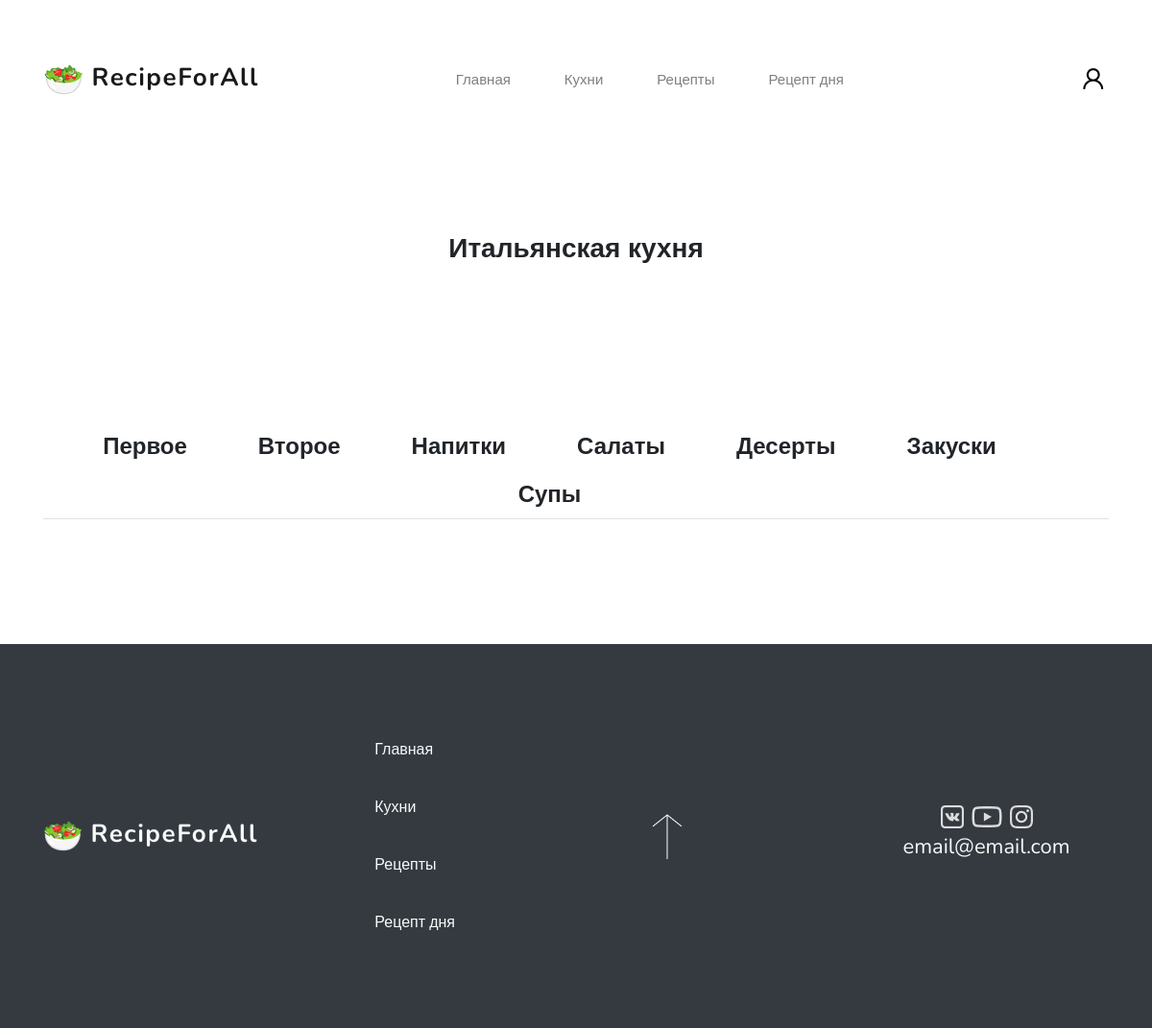
The app's page /kitchen/italy, older data.
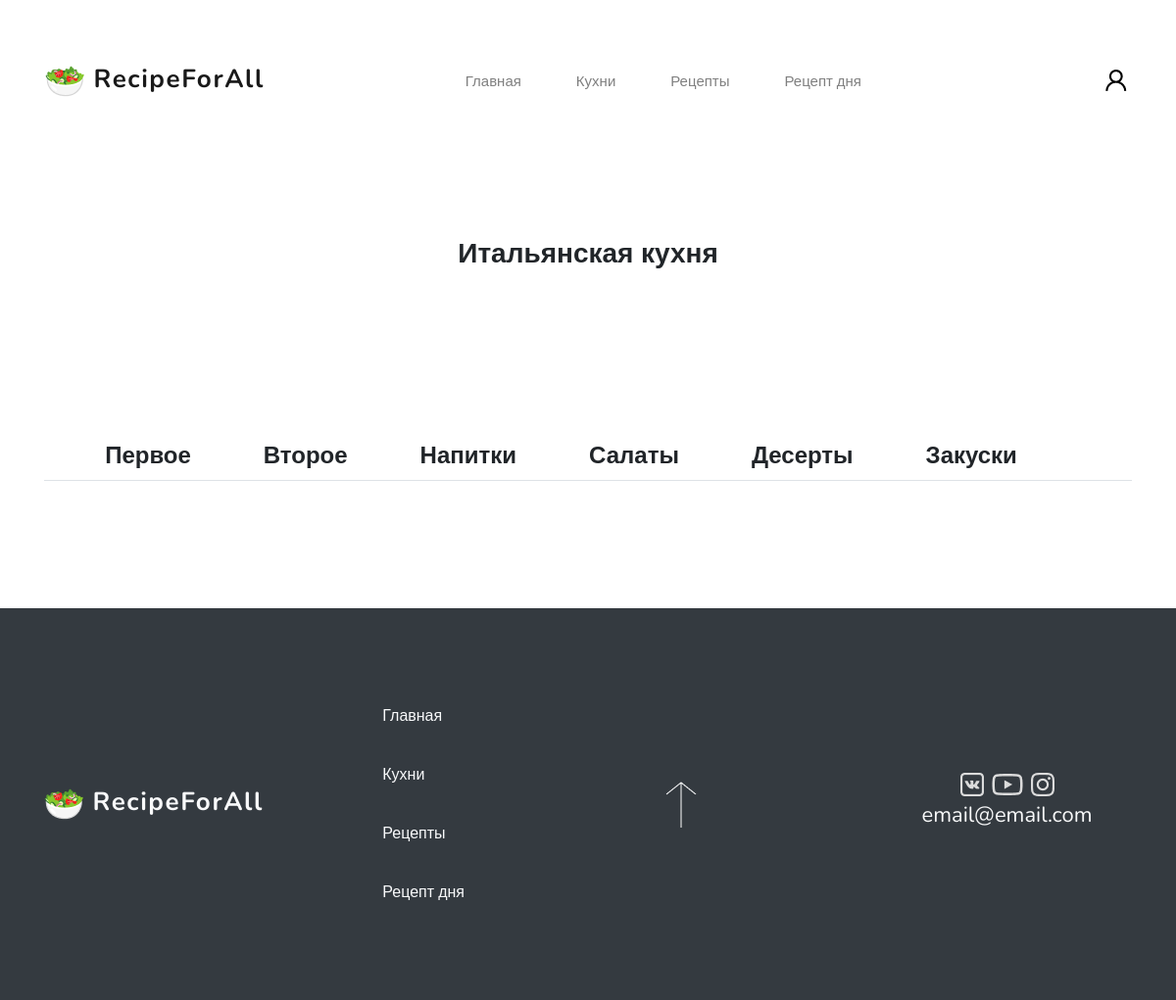
The same page, newer data.
### recept/models.py (models this page shows, shortened)
class Category(models.Model):
    nameCategory = models.CharField(max_length=255, verbose_name='Название')
    slugCategory = models.SlugField(unique=True, default=None)
    class Meta:
        verbose_name = 'Категория'
        verbose_name_plural = 'Категории'

### recept/views.py (the view, shortened to what this page needs)
# urls.py: path('kitchen/<slug:slug>', KitchenView.as_view(), name='kitchen'),
class KitchenView(View):
    def get(self, request, slug):
        if slug != 'all':
            categorys = Category.objects.all()
            kitchen = Kitchen.objects.get(slugKitchen=slug)
            recipes = Recipe.objects.filter(kitchen=kitchen.id)
            recipeOfDay = Recipe.objects.first()
            context = {
                "categorys": categorys, "kitchen": kitchen, "recipes": recipes, "recipeOfDay": recipeOfDay
            }
            return render(request, 'recept/kitchen.html', context)

### recept/templates/recept/kitchen.html (shortened to what this page needs)
{% extends "recept/index.html" %}
{% load static %}
{% block one %}
    <div class="container">
        <div class="py-4 text-center">
            {% if kitchen %}
                <h2>{{ kitchen.nameKitchen }}</h2>
            {% endif %}
        </div>
    </div>
{% endblock %}
{% block two %}
    <div class="razdel-2">
        <div class="container">
            <ul class="nav nav-tabs col-md-12 justify-content-center">
                {% for category in categorys %}
                    <li class="nav-item">
                        <h3 class="nav-link my-0" data-toggle="tab" href="#{{ category.nameCategory }}">{{ category.nameCategory }}</h3>
                    </li>
                {% endfor %}
            </ul>
        </div>
    </div>
{% endblock %}

Row changes from the older to the newer data that the page shows:
removed Category: nameCategory "Супы"
